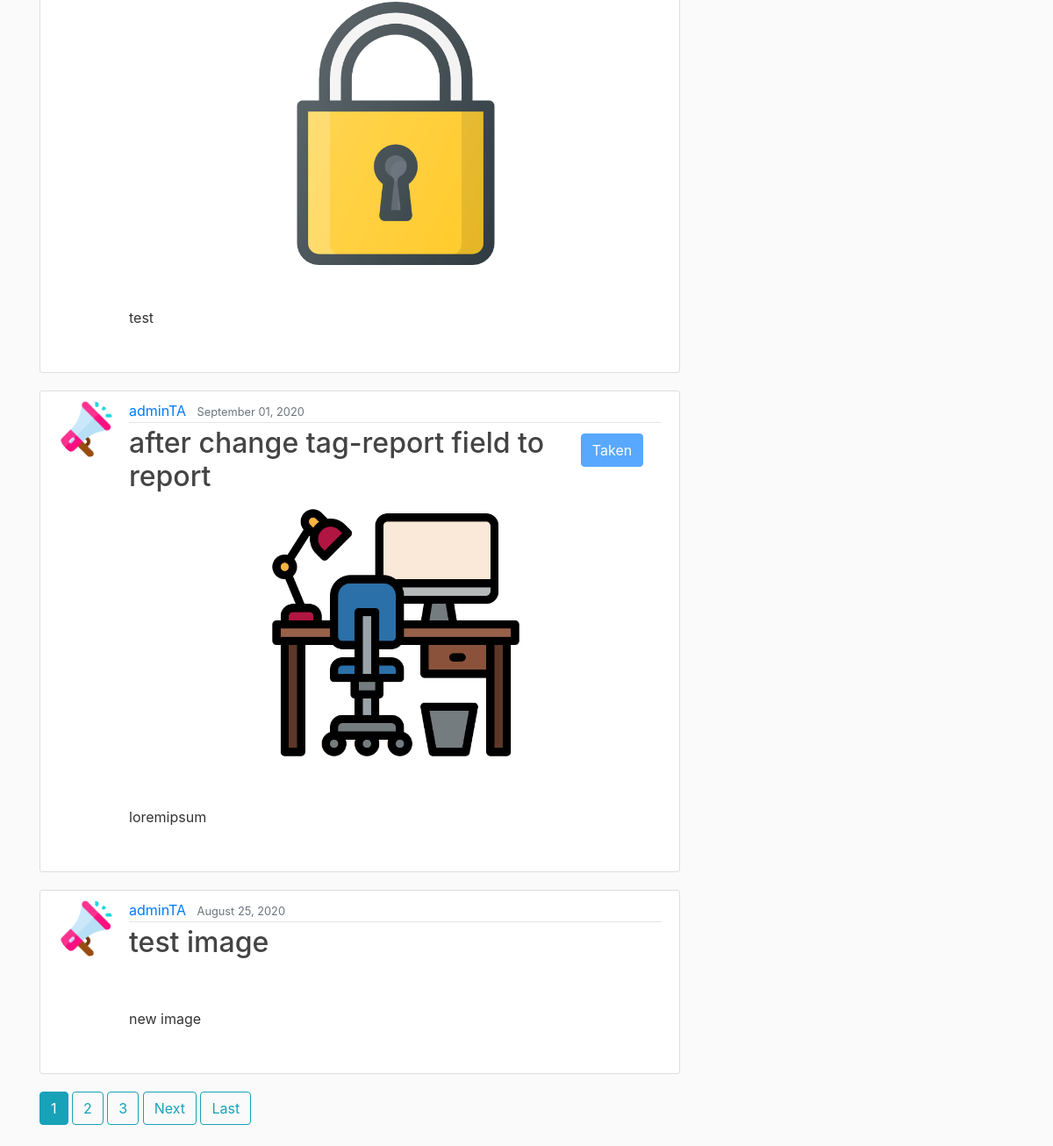
The page /user/adminTA (signed in, lower part) on the database as committed earlier.
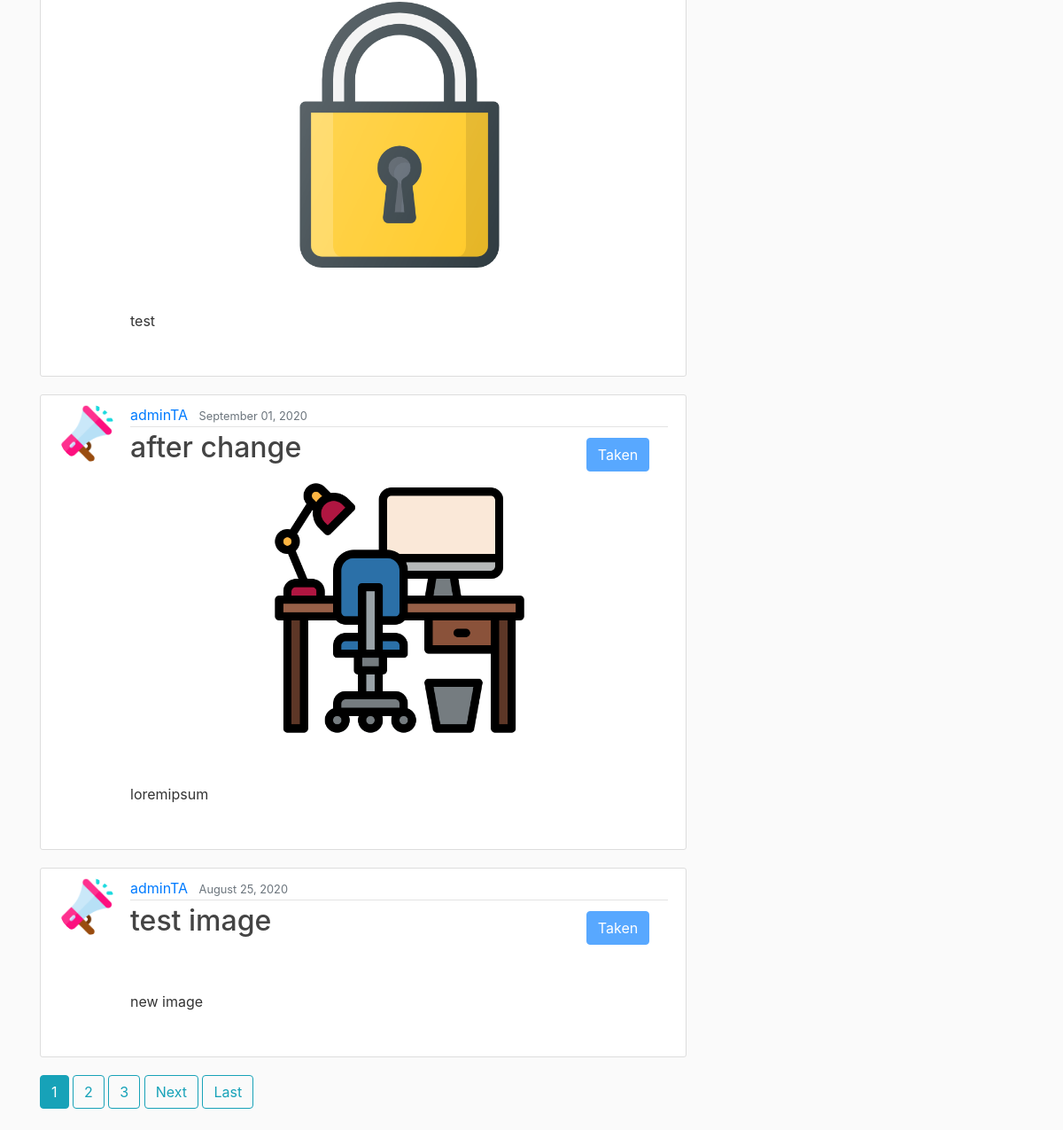
The same page on the database as committed later.
### report/models.py (models this page shows, shortened)
class Report(models.Model):
    class Level(models.IntegerChoices):
        HIGH = 1
        MEDIUM = 2
        LOW = 3
    class TaskLevel(models.IntegerChoices):
        Task_Taken = 1
        Field_Checking = 2
        Approved = 3
        Not_Approved = 4
        Responsing = 5
        Resolved = 6
        Postponed = 7
        Failed = 8
    title = models.CharField(max_length=100, null=True)
    content = models.TextField(null=True)
    date_reported = models.DateTimeField(default=timezone.now, null=True)
    reporter = models.ForeignKey(User, on_delete=models.CASCADE, null=True)
    image = models.ImageField(upload_to='report_images', null=True)
    tag = models.ManyToManyField(Tag)
    urgency = models.IntegerField(choices=Level.choices, null=True)
    importance = models.IntegerField(choices=Level.choices, null=True)
    progress = models.IntegerField(choices=TaskLevel.choices, null=True, blank=True)
    taker = models.ForeignKey(User, on_delete=models.SET_NULL, null=True, blank=True, related_name='reporttaken_set')
    date_last_progress = models.DateTimeField(null=True, blank=True)
    progress_note = models.TextField(null=True, blank=True)

### user/models.py (models this page shows, shortened)
class Profile(models.Model):
    user = models.OneToOneField(User, on_delete=models.CASCADE, null=True)
    image = models.ImageField(default='default.jpg', upload_to='profile_pics')
    tag = models.ManyToManyField(Tag, related_name='subscriber_set')
    unit = models.ForeignKey(Unit, on_delete=models.SET_NULL, null=True, related_name='member_set')

### report/views.py (the view)
# urls.py: path('user/<str:username>', views.UserReportListView.as_view(), name='user-reports'),
class UserReportListView(LoginRequiredMixin, ListView):
    model = Report
    template_name = 'report/user_reports.html'
    paginate_by = 5
    def get_queryset(self):
        user = get_object_or_404(User, username=self.kwargs.get('username'))
        return Report.objects.filter(reporter=user).order_by('-date_reported__date','urgency','importance')

### report/templates/report/user_reports.html (shortened to what this page needs)
{% extends 'base.html' %}
{% block content %}
{% for object in object_list %}
<article class="media content-section">
    <img class="rounded-circle article-img" src="{{ object.reporter.profile.image.url }}">
    <div class="media-body">
        <div class="article-metadata">
            <a class="mr-2" href="{% url 'user-reports' object.reporter.username %}">
                {{ object.reporter }}
            </a>
            <small class="text-muted">
                {{ object.date_reported|date:"F d, Y" }}
            </small>
        </div>
                        <div class="row">
            <div class="col">
                <h2>
                    <a class="article-title" href="{% url 'report-detail' object.id %}">
                        {{ object.title }}
                    </a>
                </h2>
            </div>
                {% if object.taker %}
                    <div class="col-2 mt-2 mr-3 ">
                        <span class="btn btn-primary mb-1 disabled" >Taken</span>
                    </div>
                {% endif %}
        </div>        {% if object.image %}
        <div>
            <img class="img-fluid mx-auto d-block" style="height: 300px" src="{{ object.image.url }}">
        </div>
        {% endif %}
                        <p class="article-content">
                {% if object.content|length > 140 %}
                    {{ object.content|slice:140 }} ...
                {% else %}
                    {{ object.content }}
                {% endif %}
                </p>
    </div>
</article>
{% endfor %}
{% if is_paginated %}
{% for num in page_obj.paginator.page_range %}
{% if page_obj.number == num %}
<a class="btn btn-info mb-4" href="?page={{ num }}">{{ num }}</a>
{% elif num > page_obj.number|add:'-3' and num < page_obj.number|add:'3' %}
<a class="btn btn-outline-info mb-4" href="?page={{ num }}">{{ num }}</a>
{% endif %}
{% endfor %}
{% if page_obj.has_next %}
<a class="btn btn-outline-info mb-4" href="?page={{ page_obj.next_page_number }}">Next</a>
<a class="btn btn-outline-info mb-4" href="?page={{ page_obj.paginator.num_pages }}">Last</a>
{% endif %}
{% endif %}
{% endblock %}

### templates/base.html (shortened to what this page needs)
{% load static %}
<!doctype html>
<html lang="en">
<head>
    <link rel="stylesheet" href="https://stackpath.bootstrapcdn.com/bootstrap/4.5.2/css/bootstrap.min.css"
>
    <link rel="stylesheet" type="text/css" href="{% static '/css/main.css' %}">
</head>
<body>
<main role="main" class="container">
    <div class="row">
        <div class="col-md-8">
            {% block content %}{% endblock %}
        </div>
        <div class="col-md-4">
        </div>
    </div>
</main>
</body>
</html>

### static/css/main.css (style rules this page uses)
body { background: #fafafa; color: #333333; margin-top: 5rem; }
h1, h2, h3, h4, h5, h6 { color: #444444; }
.content-section { background: #ffffff; padding: 10px 20px; border: 1px solid #dddddd; border-radius: 3px; margin-bottom: 20px; }
.article-title { color: #444444; }
.article-content { white-space: pre-line; }
.article-img { height: 65px; width: 65px; margin-right: 16px; }
.article-metadata { padding-bottom: 1px; margin-bottom: 4px; border-bottom: 1px solid #e3e3e3 }

Rows that differ between the two databases and show on the page:
changed Report "loremipsum": title "after change tag-report field to report" → "after change"
changed Report "test image": now shows "Taken"
